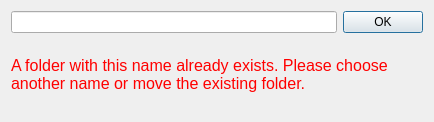
<?xml version="1.0" encoding="UTF-8"?>
<ui version="4.0">
 <class>export_name</class>
 <widget class="QDialog" name="export_name">
  <property name="geometry">
   <rect>
    <x>0</x>
    <y>0</y>
    <width>434</width>
    <height>122</height>
   </rect>
  </property>
  <property name="windowTitle">
   <string>Enter export folder name</string>
  </property>
  <layout class="QGridLayout" name="gridLayout">
   <item row="0" column="0">
    <widget class="QLineEdit" name="name_edit"/>
   </item>
   <item row="0" column="1" alignment="Qt::AlignVCenter">
    <widget class="QDialogButtonBox" name="buttonBox">
     <property name="orientation">
      <enum>Qt::Vertical</enum>
     </property>
     <property name="standardButtons">
      <set>QDialogButtonBox::Ok</set>
     </property>
    </widget>
   </item>
   <item row="1" column="0" colspan="2">
    <widget class="QLabel" name="warning">
     <property name="font">
      <font>
       <family>Segoe UI</family>
       <pointsize>12</pointsize>
      </font>
     </property>
     <property name="text">
      <string>&lt;html&gt;&lt;head/&gt;&lt;body&gt;&lt;p&gt;&lt;span style=&quot; color:#ff0000;&quot;&gt;A folder with this name already exists. Please choose another name or move the existing folder.&lt;/span&gt;&lt;/p&gt;&lt;/body&gt;&lt;/html&gt;</string>
     </property>
     <property name="textFormat">
      <enum>Qt::RichText</enum>
     </property>
     <property name="wordWrap">
      <bool>true</bool>
     </property>
    </widget>
   </item>
  </layout>
 </widget>
 <resources/>
 <connections>
  <connection>
   <sender>buttonBox</sender>
   <signal>accepted()</signal>
   <receiver>export_name</receiver>
   <slot>accept()</slot>
   <hints>
    <hint type="sourcelabel">
     <x>248</x>
     <y>254</y>
    </hint>
    <hint type="destinationlabel">
     <x>157</x>
     <y>274</y>
    </hint>
   </hints>
  </connection>
  <connection>
   <sender>buttonBox</sender>
   <signal>rejected()</signal>
   <receiver>export_name</receiver>
   <slot>reject()</slot>
   <hints>
    <hint type="sourcelabel">
     <x>316</x>
     <y>260</y>
    </hint>
    <hint type="destinationlabel">
     <x>286</x>
     <y>274</y>
    </hint>
   </hints>
  </connection>
 </connections>
</ui>
